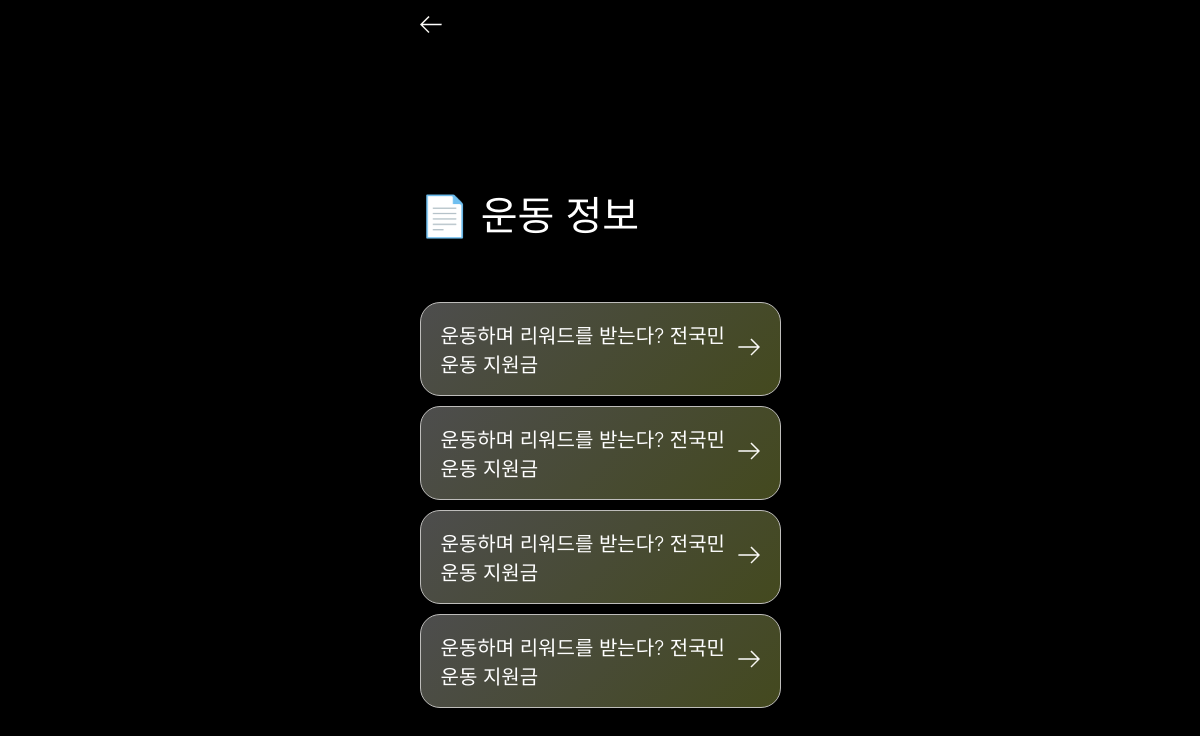
Page /exercise-info/ on the committed database.
### Homeapp/models.py (models this page shows, shortened)
class ExerciseInfo(models.Model):
    title = models.CharField(max_length=200)
    image = models.ImageField(upload_to='exercise_images/', null=True, blank=True)
    content = models.TextField()
    created_at = models.DateTimeField(auto_now_add=True)

### Homeapp/views.py (the view)
# urls.py: path('exercise-info/', views.exercise_info_list, name='exercise_info_list'),
def exercise_info_list(request):
    infos = ExerciseInfo.objects.all()
    context = {
        'infos': infos,
    }
    return render(request, 'homeapp/exercise_info_list.html', context)

### Homeapp/templates/Homeapp/exercise_info_list.html (shortened to what this page needs)
<!DOCTYPE html>
<html lang="en">
    <head>
        {% load static %}
        <link rel="stylesheet" href="{% static 'css/info_healthList.css' %}" />
        <link
            rel="stylesheet"
            as="style"
            crossorigin
            href="https://cdn.jsdelivr.net/gh/orioncactus/pretendard@v1.3.9/dist/web/variable/pretendardvariable.min.css"
        />
    </head>
    <body>
        <div class="back">
            <a id="back" href="{% url 'homeapp:home'%}"><img src="{% static 'img/back.png' %}" /></a>
        </div>
        <div class="main_title">📄 운동 정보</div>
        <ul class="list">
            {% for info in infos %}
            <li class="listitem">
                <div class="content">
                    <div id="text">{{ info.title }}</div>
                </div>
                <div class="move">
                    <a id="move" href="{% url 'homeapp:exercise_info_detail' info.pk %}">
                        <img src="{% static 'img/move.png' %}" />
                    </a>
                </div>
            </li>
            {% endfor %}
        </ul>
    </body>
</html>

### Homeapp/static/css/info_healthList.css (style rules this page uses)
body { box-sizing: border-box; width: 100%; margin: 0; display: flex; flex-direction: column; justify-content: center; align-items: center; background-color: black; font-family: "Pretendard Variable", Pretendard, -apple-system, BlinkMacSystemFont, system-ui, Roboto, "Helvetica Neue", "Segoe UI", "Apple SD Gothic Neo", "Noto Sans KR", "Malgun Gothic", "Apple Color Emoji", "Segoe UI Emoji", "Segoe UI Symbol", sans-serif; }
.back { width: 361px; display: flex; margin: 16px; }
.main_title { width: 361px; font-size: 40px; color: #ffffff; margin: 130px 16px 50px 16px; }
.list { list-style: none; padding: 0; margin: 0; }
.listitem { width: 361px; height: 94px; margin: 10px 16px; box-sizing: border-box; padding: 20px; display: flex; justify-content: space-between; align-items: center; background: linear-gradient(135deg, rgba(255, 255, 255, 0.3), rgba(223, 242, 100, 0.3)); border: 1px solid #bebdbb; border-radius: 20px; }
.content { display: flex; flex-direction: column; }
#text { color: #ffffff; font-size: 20px; font-weight: 300; white-space: pre-line; }
a { text-decoration: none; }

### rows in the picture
ExerciseInfo: title "운동하며 리워드를 받는다? 전국민 운동 지원금"
ExerciseInfo: title "운동하며 리워드를 받는다? 전국민 운동 지원금"
ExerciseInfo: title "운동하며 리워드를 받는다? 전국민 운동 지원금"
ExerciseInfo: title "운동하며 리워드를 받는다? 전국민 운동 지원금"
